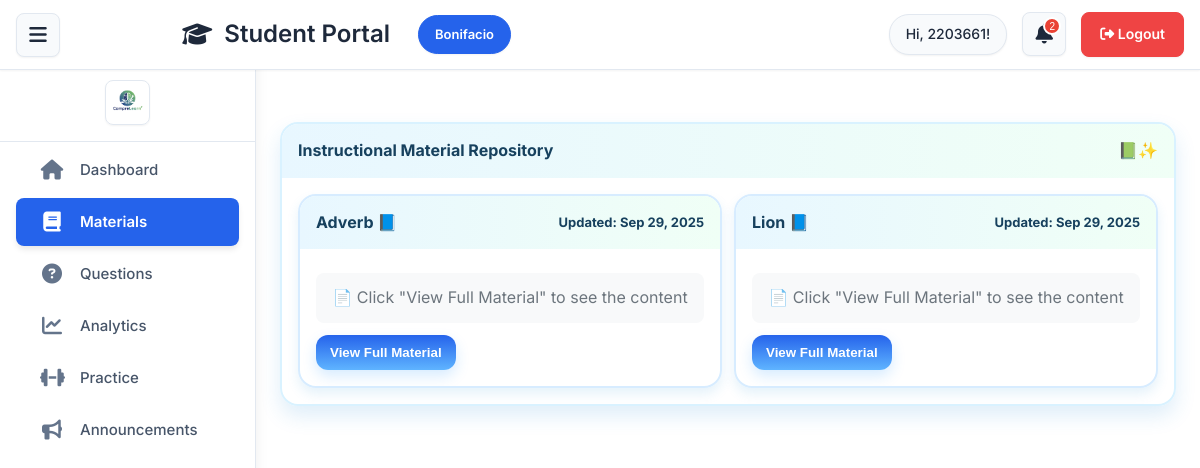
Screenshot of /Student/student_materials.php (signed in) with the database file from the repository.
### tables this page shows
CREATE TABLE `sections` (
  `id` int(11) NOT NULL,
  `name` varchar(100) NOT NULL,
  `description` text DEFAULT NULL,
  `created_at` timestamp NOT NULL DEFAULT current_timestamp()
);

CREATE TABLE `reading_materials` (
  `id` int(11) NOT NULL,
  `teacher_id` int(11) NOT NULL,
  `title` varchar(255) NOT NULL,
  `content` mediumtext NOT NULL,
  `theme_settings` longtext DEFAULT NULL CHECK (json_valid(`theme_settings`)),
  `created_at` timestamp NOT NULL DEFAULT current_timestamp(),
  `updated_at` timestamp NOT NULL DEFAULT current_timestamp() ON UPDATE current_timestamp()
);

### Student/Includes/student_init.php (called while the page is built, shortened)
<?php
$conn = new mysqli('localhost', 'root', '', 'compre_learn');
$studentId = (int)($_SESSION['student_id'] ?? 0);
$studentName = $_SESSION['student_name'] ?? 'Student';
$studentRes = $conn->query("SELECT * FROM students WHERE id = $studentId");
if (!$studentRes) {
    error_log("Database error: " . $conn->error);
    $student = null;
} else {
    $student = $studentRes->fetch_assoc();
}
$studentSectionId = (int)($student['section_id'] ?? 0);
if ($studentSectionId > 0) {
    $sectionRes = $conn->query("SELECT name FROM sections WHERE id = $studentSectionId");
    if ($sectionRes && $sectionRes->num_rows > 0) {
        $sectionName = $sectionRes->fetch_assoc()['name'];
    }
}
function h($v) {
    return htmlspecialchars((string)$v, ENT_QUOTES, 'UTF-8');
}
?>

### Student/student_materials.php (the view, shortened to what this page needs)
<?php
require_once 'includes/student_init.php';
$materials = $conn->query("SELECT * FROM reading_materials ORDER BY created_at DESC");
?>
<div class="card">
    <div class="card-header">
        <strong>Instructional Material Repository</strong>
        <span class="emoji" aria-hidden="true">📗✨</span>
    </div>
    <div class="card-body">
        <div class="grid grid-2">
            <?php if ($materials && $materials->num_rows > 0): while ($m = $materials->fetch_assoc()): ?>
                <div class="card" style="margin:0; border-color:#d7ecff; box-shadow:0 6px 12px rgba(43,144,217,.12);">
                    <div class="card-header" style="justify-content:space-between;">
                        <span><?php echo h($m['title']); ?> 📘</span>
                        <span class="muted">Updated: <?php echo h(date('M j, Y', strtotime($m['updated_at']))); ?></span>
                    </div>
                    <div class="card-body">
                        <div style="margin-top:8px; padding:12px; background:#f8f9fa; border-radius:8px; text-align:center; color:#6c757d;">
                            <p>📄 Click "View Full Material" to see the content</p>
                        </div>
                        <div style="margin-top: 12px;">
                            <button class="btn btn-primary view-material-btn"
                                    data-title="<?php echo htmlspecialchars($m['title']); ?>"
                                    data-content="<?php echo htmlspecialchars($m['content']); ?>"
                                    data-theme="<?php echo htmlspecialchars($m['theme_settings']); ?>">
                                View Full Material
                            </button>
                        </div>
                    </div>
                </div>
            <?php endwhile; else: ?>
                <div class="card" style="text-align: center; padding: 40px;">
                    <p class="muted">No materials available yet.</p>
                </div>
            <?php endif; ?>
        </div>
    </div>
</div>
<?php
$content = ob_get_clean();
require_once 'includes/student_layout.php';
?>

### Student/Includes/student_layout.php (shortened to what this page needs)
<?php
$notificationCount = 0;
$studentSectionId = (int)($_SESSION['section_id'] ?? ($_SESSION['student_section_id'] ?? 0));
try {
    $resA = $conn->query("SELECT COUNT(*) AS c FROM announcements");
    if ($resA && ($r = $resA->fetch_assoc())) { $notificationCount += (int)$r['c']; }
} catch (Throwable $e) {  }
try {
    if ($studentSectionId > 0) {
        $stmt = $conn->prepare("SELECT COUNT(*) AS c FROM question_sets WHERE section_id = ?");
        if ($stmt) { $stmt->bind_param('i', $studentSectionId); $stmt->execute(); $rc = $stmt->get_result()->fetch_assoc(); $notificationCount += (int)($rc['c'] ?? 0); }
    }
} catch (Throwable $e) {  }
?>
<!DOCTYPE html>
<html lang="en">
<head>
    <link rel="stylesheet" href="https://cdnjs.cloudflare.com/ajax/libs/font-awesome/6.4.0/css/all.min.css">
</head>
<body>
    <nav class="sidebar" id="sidebar">
        <div class="sidebar-header">
            <a href="student_dashboard.php" class="sidebar-logo">
                <img src="../assets/images/comprelogo2.png" alt="CompreLearn Logo" onerror="this.style.display='none'; this.nextElementSibling.style.display='flex';">
            </a>
        </div>
        <ul class="sidebar-nav">
            <li><a href="student_dashboard.php" class="<?php echo basename($_SERVER['PHP_SELF']) == 'student_dashboard.php' ? 'active' : ''; ?>" data-tooltip="Dashboard">
                <i class="fas fa-home icon"></i> <span class="nav-text">Dashboard</span>
            </a></li>
            <li><a href="student_materials.php" class="<?php echo basename($_SERVER['PHP_SELF']) == 'student_materials.php' ? 'active' : ''; ?>" data-tooltip="Materials">
                <i class="fas fa-book icon"></i> <span class="nav-text">Materials</span>
            </a></li>
            <li><a href="clean_question_viewer.php" class="<?php echo basename($_SERVER['PHP_SELF']) == 'clean_question_viewer.php' ? 'active' : ''; ?>" data-tooltip="Questions">
                <i class="fas fa-question-circle icon"></i> <span class="nav-text">Questions</span>
            </a></li>
            <li><a href="student_analytics.php" class="<?php echo basename($_SERVER['PHP_SELF']) == 'student_analytics.php' ? 'active' : ''; ?>" data-tooltip="Analytics">
                <i class="fas fa-chart-line icon"></i> <span class="nav-text">Analytics</span>
            </a></li>
            <li><a href="student_practice.php" class="<?php echo basename($_SERVER['PHP_SELF']) == 'student_practice.php' ? 'active' : ''; ?>" data-tooltip="Practice">
                <i class="fas fa-dumbbell icon"></i> <span class="nav-text">Practice</span>
            </a></li>
            <li><a href="student_announcements.php" class="<?php echo basename($_SERVER['PHP_SELF']) == 'student_announcements.php' ? 'active' : ''; ?>" data-tooltip="Announcements">
                <i class="fas fa-bullhorn icon"></i> <span class="nav-text">Announcements</span>
            </a></li>
        </ul>
    </nav>
    <div class="main-content">
        <header class="header">
            <button class="menu-button" id="menuButton" onclick="toggleSidebar()" title="Toggle Sidebar">
                <i class="fas fa-bars"></i>
            </button>
            <div class="header-center">
                <h1><i class="fas fa-graduation-cap"></i> Student Portal</h1>
                <div class="section-info">
                    <span class="section-badge"><?php echo h($sectionName); ?></span>
                </div>
            </div>
            <div class="header-actions">
                <span class="chip">Hi, <?php echo h($studentName); ?>!</span>
                <button class="notification-icon" onclick="openNotifications()" title="Notifications">
                    <i class="fas fa-bell"></i>
                    <?php if ($notificationCount > 0): ?>
                        <span class="notification-badge"><?php echo $notificationCount; ?></span>
                    <?php endif; ?>
                </button>
                <a class="logout" href="?logout=1"><i class="fas fa-sign-out-alt"></i> Logout</a>
            </div>
        </header>
        <main class="content">
            <?php if (isset($content)): ?>
                <?php echo $content; ?>
            <?php endif; ?>
        </main>
    </div>
</body>
</html>

### Student/student_materials.php (style rules this page uses)
.card { background: var(--card); border: 2px solid #d9f2ff; border-radius: 18px; box-shadow: 0 10px 20px rgba(43,144,217,.15); margin: 18px 0; overflow: hidden; }
.card-header { padding: 14px 16px; background: linear-gradient(90deg,#e8f7ff,#f0fff6); border-bottom: 1px solid var(--line); display: flex; justify-content: space-between; align-items: center; font-weight: 700; color: #17415e; }
.card-body { padding: 16px; }
.grid { display: grid; gap: 12px; }
.grid-2 { grid-template-columns: 1fr 1fr; }
.muted { color: var(--muted); font-size: 13px; }
.btn { border: none; padding: 10px 14px; border-radius: 12px; cursor: pointer; color: #fff; font-weight: 700; box-shadow: 0 6px 14px rgba(30,144,255,.18); text-decoration: none; display: inline-block; }
.btn-primary { background: linear-gradient(180deg, var(--primary), #5fb4ff); }

### rows the page displays
sections: name "Bonifacio"
reading_materials: title "Adverb", updated_at "Sep 29, 2025"
reading_materials: title "Lion", updated_at "Sep 29, 2025"

### other values shown
$studentName "2203661"
$notificationCount "2"
